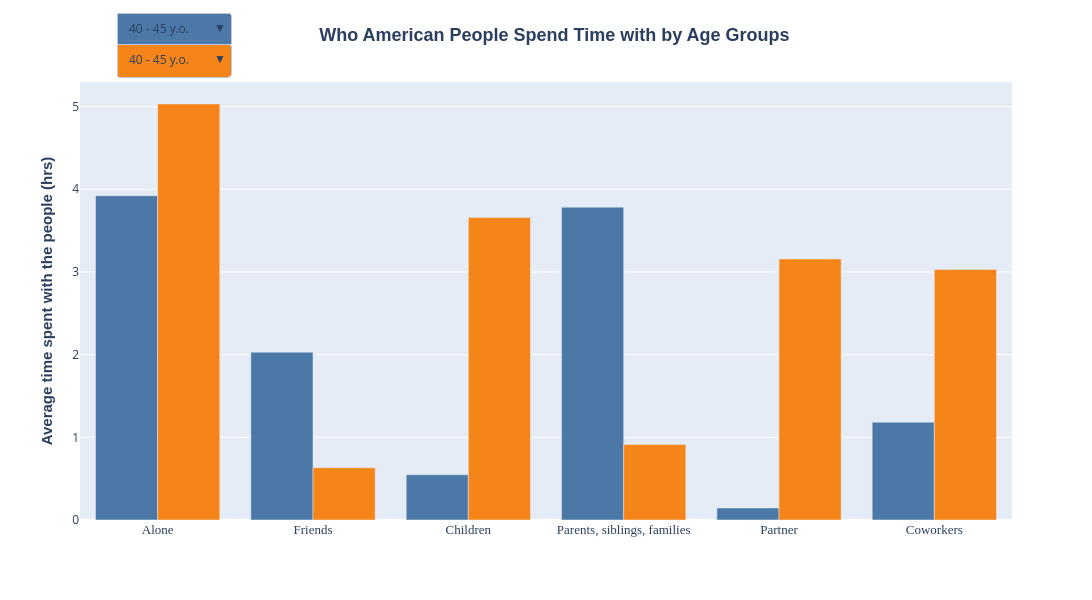

The cell this chart's notebook holds for it:
### Code cell
# Get avg Time spent vs People Type for ALL AGES
df1_allages = df1_original.loc[:, the_pplgrp_col]
df1_allages_avg = df1_allages.mean().reset_index()
df1_allages_avg.columns = ['People Type','All Ages']
# print(df1_allages_avg)

# Get avg Time spent vs People Type for Age Groups
df1_agegrp = df1_original.loc[:, the_pplgrp_col+['Age Group']]
df1_agegrp_avg = df1_agegrp.groupby('Age Group').mean().T.reset_index(names=['People Type'])
df1_agegrp_avg.columns.name = ''
# print(df1_agegrp_avg)

# merge avg Time with Age Groups with All Ages
df1_age_all = df1_allages_avg.merge(df1_agegrp_avg, on='People Type')
# print(df1_age_all)

fig = px.bar(df1_age_all, x='People Type', y=['15 - 20 y.o.','40 - 45 y.o.'],
            color_discrete_sequence=px.colors.qualitative.T10)
fig.update_layout(
    hovermode = 'x unified',
    showlegend=False,
    barmode = 'group',
    width = 1100,
    height=600,
    xaxis_title={'text': ''},
    yaxis_title={
        'text': '<b>Average time spent with the people (hrs)</b>',
        'font': {'size': 15, 'family': 'Arial'}
    },
    title={'text':'<b>Who American People Spend Time with by Age Groups </b>',
                'font':{'size': 18, 'family': 'Arial'}
    },
    xaxis={'tickfont':{'size': 13, 'family': 'Arial Black'}},  # to bold yaxis label, use 'font name'+ Black as family in tickfont dict
    title_x=0.51
)


# add dropdown buttons to select Which Age Group to plot 2 bar grouped charts
button1 = []
button2 = []
age_grps = list(set(df1_age_all.columns) - set(['People Type']))
for gg in age_grps:
    button1.append(dict(method='restyle',
                        label= gg,
                        visible=True,
                        args=[{'y':[df1_age_all[gg]],'name':gg}, [0]], # the [0] at the end lets us know they are for the first trace
                        )
                  )
    button2.append(dict(method='restyle',
                        label= gg,
                        visible=True,
                        args=[{'y':[df1_age_all[gg]],'name':gg}, [1]], # the [0] at the end lets us know they are for the first trace
                        )
                  )

# customize hover data display
# NOTE: there is no way to customize the text display using x-unified setting; changing x-axis text does NOT change the hover display
# it seems that the hover display uses x-axis text not x-axis value?
figdata = fig.data
bar_color = []
for ii in range(len(figdata)):
    bb = figdata[ii]
    bar_color.append(bb.marker['color'])
    tmp = '<b>{}</b><br>{}{{y:.2f}} hrs<extra></extra>'.format(bb.legendgroup,'%')
    bb.hovertemplate = tmp


# set dropdown buttons placement and etc
button_height = 0.7
updatemenus = list([
    dict(buttons=button1,
         direction="down",
         showactive=True,
         x=0.1,
         y=1.16,
         xanchor="center",
         yanchor="top",
         bgcolor=bar_color[0]),
    dict(buttons=button2,
         direction="down",
         showactive=True,
         x=0.1,
         y=1.09,
         xanchor="center",
         yanchor="top",
         bgcolor=bar_color[1])])

fig.update_layout(updatemenus=updatemenus)
# fig.show()
pio.show(fig)

# NOTE: Dash can be good to make similar visualization with dropdown menu and create a dashboard

### Figure 1 — Plotly figure (JSON) as saved in the notebook; plotly's stock layout.template omitted (floating-point values rounded to 4 significant figures)
{"data": [{"alignmentgroup": "True", "hovertemplate": "<b>15 - 20 y.o.</b><br>%{y:.2f} hrs<extra></extra>", "legendgroup": "15 - 20 y.o.", "marker": {"color": "#4C78A8", "pattern": {"shape": ""}}, "name": "15 - 20 y.o.", "offsetgroup": "15 - 20 y.o.", "orientation": "v", "showlegend": true, "textposition": "auto", "x": ["Alone", "Friends", "Children", "Parents, siblings, families", "Partner", "Coworkers"], "xaxis": "x", "y": [3.922, 2.03, 0.5462, 3.783, 0.146, 1.184], "yaxis": "y", "type": "bar"}, {"alignmentgroup": "True", "hovertemplate": "<b>40 - 45 y.o.</b><br>%{y:.2f} hrs<extra></extra>", "legendgroup": "40 - 45 y.o.", "marker": {"color": "#F58518", "pattern": {"shape": ""}}, "name": "40 - 45 y.o.", "offsetgroup": "40 - 45 y.o.", "orientation": "v", "showlegend": true, "textposition": "auto", "x": ["Alone", "Friends", "Children", "Parents, siblings, families", "Partner", "Coworkers"], "xaxis": "x", "y": [5.033, 0.6324, 3.657, 0.9126, 3.157, 3.03], "yaxis": "y", "type": "bar"}], "layout": {"xaxis": {"anchor": "y", "domain": [0, 1], "title": {"text": ""}, "tickfont": {"size": 13, "family": "Arial Black"}}, "yaxis": {"anchor": "x", "domain": [0, 1], "title": {"text": "<b>Average time spent with the people (hrs)</b>", "font": {"size": 15, "family": "Arial"}}}, "legend": {"title": {"text": "variable"}, "tracegroupgap": 0}, "margin": {"t": 60}, "barmode": "group", "title": {"font": {"size": 18, "family": "Arial"}, "text": "<b>Who American People Spend Time with by Age Groups </b>", "x": 0.51}, "hovermode": "x unified", "showlegend": false, "width": 1100, "height": 600, "updatemenus": [{"bgcolor": "#4C78A8", "buttons": [{"args": [{"y": [[5.033, 0.6324, 3.657, 0.9126, 3.157, 3.03]], "name": "40 - 45 y.o."}, [0]], "label": "40 - 45 y.o.", "method": "restyle", "visible": true}, {"args": [{"y": [[5.772, 0.8756, 1.966, 1.364, 3.051, 2.119]], "name": "All Ages"}, [0]], "label": "All Ages", "method": "restyle", "visible": true}, {"args": [{"y": [[4.414, 1.065, 3.128, 1.386, 2.668, 3.199]], "name": "20 - 40 y.o."}, [0]], "label": "20 - 40 y.o.", "method": "restyle", "visible": true}, {"args": [{"y": [[6.952, 0.6163, 1.289, 1.015, 3.74, 1.537]], "name": "Above 45 y.o."}, [0]], "label": "Above 45 y.o.", "method": "restyle", "visible": true}, {"args": [{"y": [[3.922, 2.03, 0.5462, 3.783, 0.146, 1.184]], "name": "15 - 20 y.o."}, [0]], "label": "15 - 20 y.o.", "method": "restyle", "visible": true}], "direction": "down", "showactive": true, "x": 0.1, "xanchor": "center", "y": 1.16, "yanchor": "top"}, {"bgcolor": "#F58518", "buttons": [{"args": [{"y": [[5.033, 0.6324, 3.657, 0.9126, 3.157, 3.03]], "name": "40 - 45 y.o."}, [1]], "label": "40 - 45 y.o.", "method": "restyle", "visible": true}, {"args": [{"y": [[5.772, 0.8756, 1.966, 1.364, 3.051, 2.119]], "name": "All Ages"}, [1]], "label": "All Ages", "method": "restyle", "visible": true}, {"args": [{"y": [[4.414, 1.065, 3.128, 1.386, 2.668, 3.199]], "name": "20 - 40 y.o."}, [1]], "label": "20 - 40 y.o.", "method": "restyle", "visible": true}, {"args": [{"y": [[6.952, 0.6163, 1.289, 1.015, 3.74, 1.537]], "name": "Above 45 y.o."}, [1]], "label": "Above 45 y.o.", "method": "restyle", "visible": true}, {"args": [{"y": [[3.922, 2.03, 0.5462, 3.783, 0.146, 1.184]], "name": "15 - 20 y.o."}, [1]], "label": "15 - 20 y.o.", "method": "restyle", "visible": true}], "direction": "down", "showactive": true, "x": 0.1, "xanchor": "center", "y": 1.09, "yanchor": "top"}]}}
